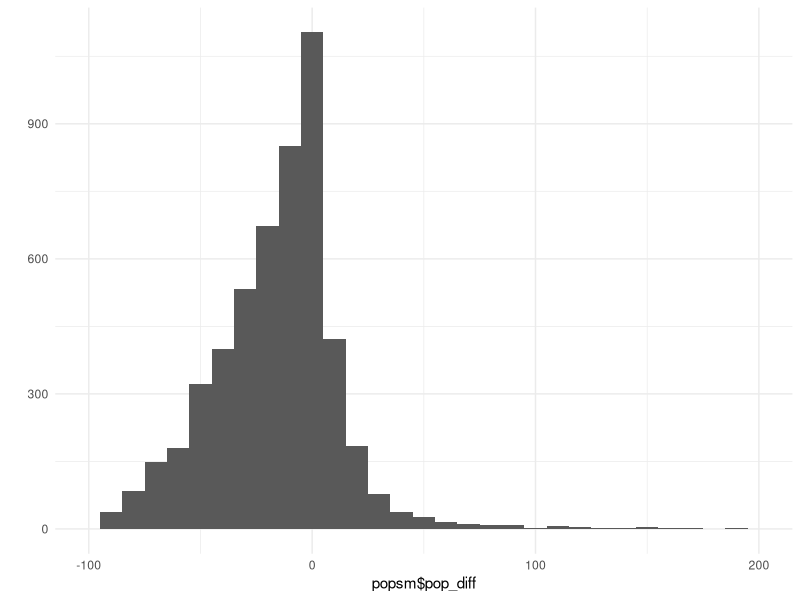
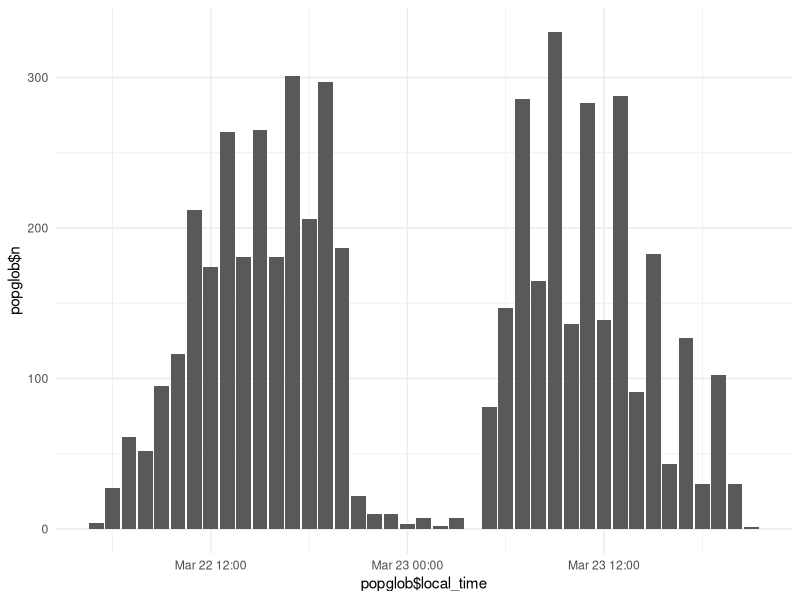
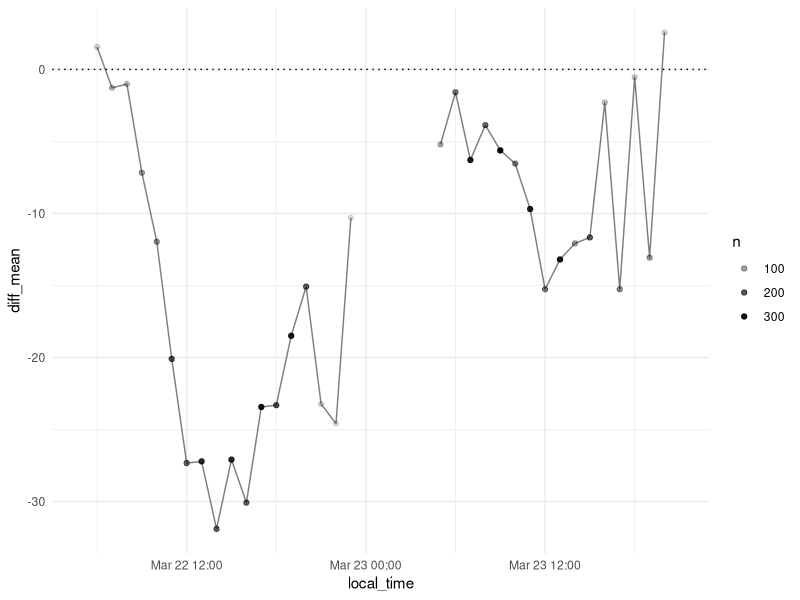
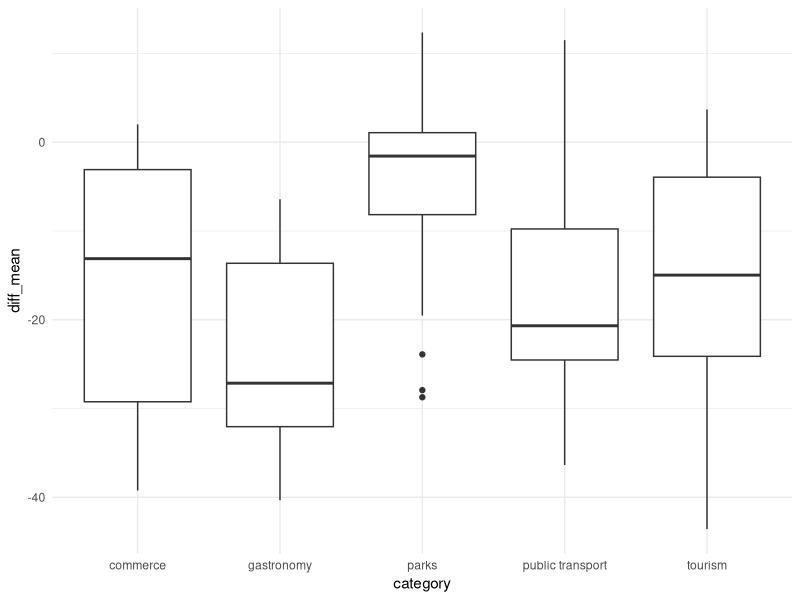
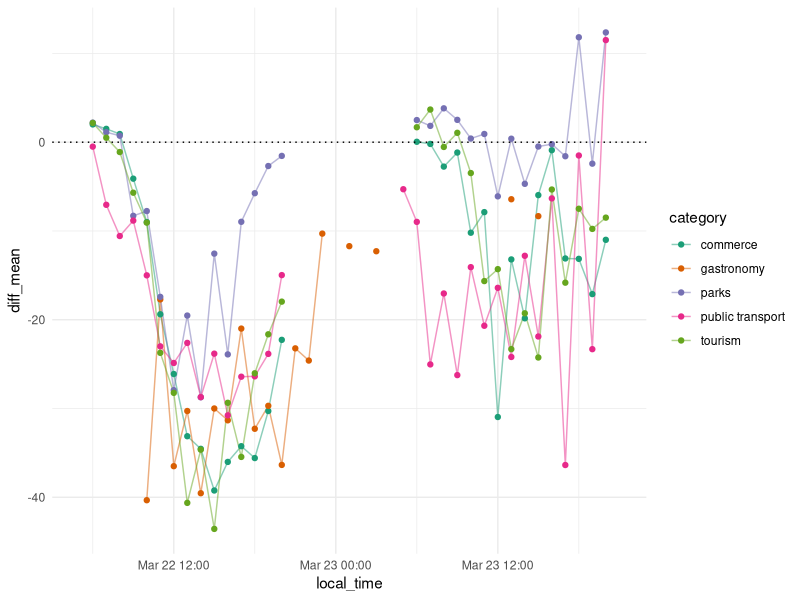
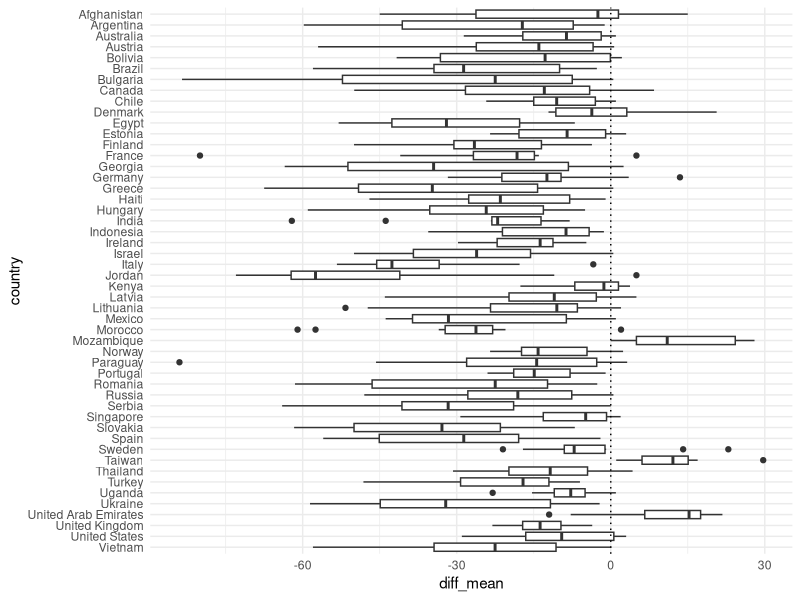
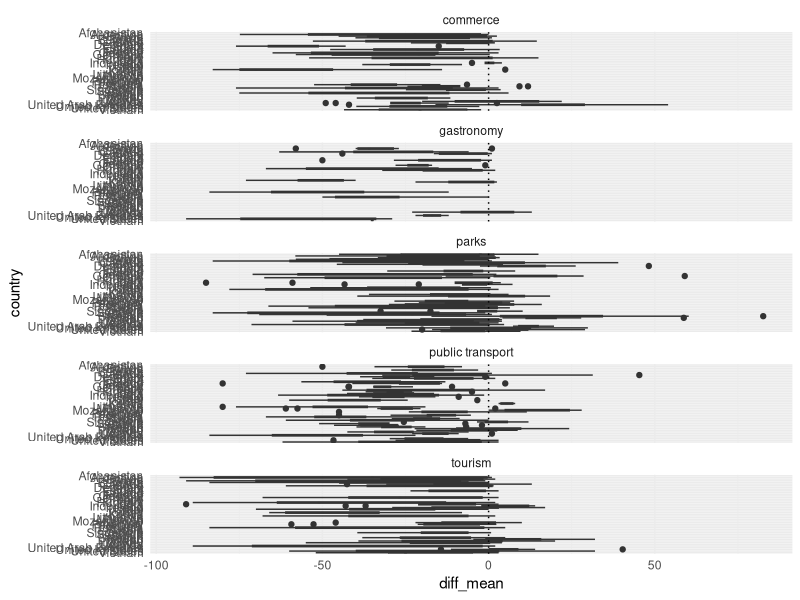
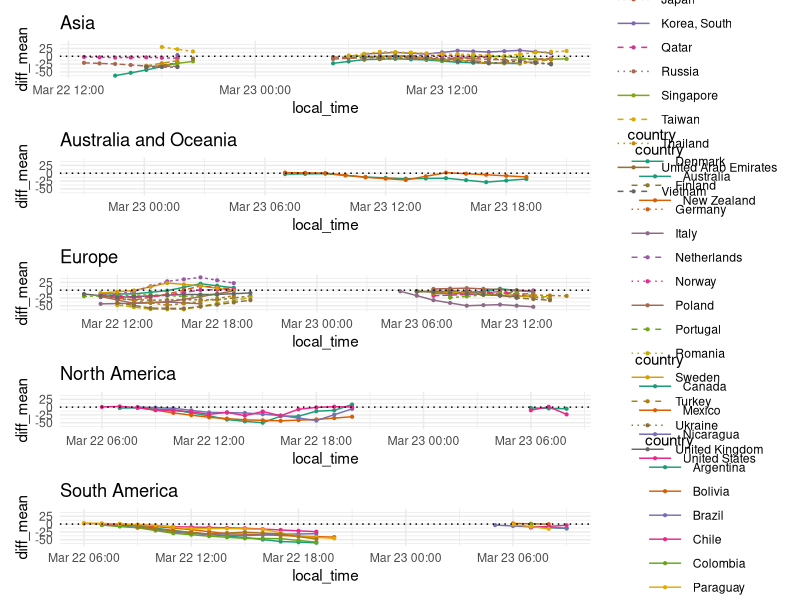

Write R code to recreate these figures, in order.
## ---- chunk 1
knitr::opts_chunk$set(echo = TRUE)
## ---- chunk 2
library(dplyr)
library(ggplot2)
library(lubridate)
library(patchwork)
library(RColorBrewer)
## ---- chunk 3
poi <- read.csv('../data/places_of_interest_tz.csv', stringsAsFactors = FALSE)
head(poi)
## ---- chunk 4
regions <- read.csv('../data/regions.csv', stringsAsFactors = FALSE)
poi <- left_join(poi, regions, by = 'country')
stopifnot(sum(is.na(poi$region)) == 0)

query_categ <- read.csv('../data/query_categories.csv', stringsAsFactors = FALSE)
poi <- left_join(poi, query_categ, by = 'query')
stopifnot(sum(is.na(poi$category)) == 0)

head(poi)
## ---- chunk 5
poptime <- read.csv('../data/popularity.csv', stringsAsFactors = FALSE)
head(poptime)
## ---- chunk 6
pop <- left_join(poptime, poi, by = 'place_id')
stopifnot(sum(is.na(pop$name)) == 0)
head(pop)
## ---- chunk 7
pop$local_time <- ymd_h(paste(pop$local_date, pop$local_hour))
select(pop, local_date, local_hour, local_time) %>% sample_n(20)
## ---- chunk 8
pop$pop_diff <- pop$current_pop - pop$usual_pop

# reduced dataset:
popsm <- select(pop, region, country, city, category, query, name, local_time, pop_diff)
head(popsm)
## ---- chunk 9
c(mean(popsm$pop_diff), sd(popsm$pop_diff), median(popsm$pop_diff))
## ---- chunk 10
qplot(popsm$pop_diff, binwidth = 10) + scale_x_continuous(limits = c(-100, 200)) + theme_minimal()
## ---- chunk 11
popglob <- group_by(popsm, local_time) %>% summarise(diff_mean = mean(pop_diff), diff_sd = sd(pop_diff), n = n())
head(popglob)
## ---- chunk 12
qplot(popglob$local_time, popglob$n, geom = 'col') + theme_minimal()
## ---- chunk 13
# set values with very few observations to NA to produce gaps in plot
low_obs_to_NA <- function(df, col, thresh) {
    df[[col]] <- ifelse(df$n < thresh, NA, df[[col]])
    df
}

popglob <- low_obs_to_NA(popglob, 'diff_mean', thresh = 10)
head(popglob)
## ---- chunk 14
ggplot(popglob, aes(x = local_time, y = diff_mean)) +
    geom_line(linetype = 1, alpha = 0.5) +
    geom_point(aes(alpha = n)) +
    geom_hline(yintercept = 0, linetype = 3) +
    theme_minimal()
## ---- chunk 15
poplocality <- group_by(popsm, local_time, category) %>%
    summarise(diff_mean = mean(pop_diff), diff_sd = sd(pop_diff), n = n()) %>%
    ungroup() %>%
    arrange(local_time, category)
poplocality <- low_obs_to_NA(poplocality, 'diff_mean', thresh = 5)
head(poplocality)
## ---- chunk 16
ggplot(filter(poplocality, !is.na(diff_mean)), aes(x = category, y = diff_mean)) +
    geom_boxplot() + theme_minimal()
## ---- chunk 17
fill_time_gaps <- function(grp, group_var, y_var) {
    grp <- select(grp, local_time, group_var, y_var)
    time_range <- range(grp$local_time)
    time_seq <- seq(time_range[1], time_range[2], by = 'hour')
    time_fill <- time_seq[!(time_seq %in% grp$local_time)]
    if (length(time_fill) > 0) {
        filldf <- data.frame(local_time = time_fill,
                             diff_mean = NA,
                             stringsAsFactors = FALSE)
        filldf[[group_var]] <- rep(unique(pull(grp, group_var)), times = length(time_fill))
        bind_rows(grp, filldf)
    } else {
        grp
    }
}

poplocality <- group_by(poplocality, category) %>%
    do(fill_time_gaps(., group_var = 'category', y_var = 'diff_mean')) %>%
    arrange(local_time, category) %>%
    ungroup()
## ---- chunk 18
ggplot(poplocality, aes(x = local_time, y = diff_mean, color = category)) +
    geom_line(linetype = 1, alpha = 0.5) +
    geom_point() +
    geom_hline(yintercept = 0, linetype = 3) +
    scale_color_brewer(palette = 'Dark2') +
    theme_minimal()
## ---- chunk 19
popcountry <- group_by(popsm, local_time, region, country) %>%
    summarise(diff_mean = mean(pop_diff), diff_sd = sd(pop_diff), n = n()) %>%
    ungroup()
head(popcountry)
## ---- chunk 20
min_n_obs_countries <- count(popcountry, country) %>%
    filter(n >= 10) %>%
    pull(country)
popcountry_filt <- filter(popcountry, country %in% min_n_obs_countries)

ggplot(popcountry_filt, aes(x = country, y = diff_mean)) +
    geom_boxplot() +
    geom_hline(yintercept = 0, linetype = 3) +
    scale_x_discrete(limits = rev(sort(unique(popcountry_filt$country)))) +
    coord_flip() + 
    theme_minimal()
## ---- chunk 21
popcountry_cats <- group_by(popsm, local_time, country, category) %>%
    summarise(diff_mean = mean(pop_diff), diff_sd = sd(pop_diff), n = n()) %>%
    ungroup()
head(popcountry_cats)
## ---- chunk 22
min_n_obs_countries <- count(popcountry_cats, country, category) %>%
    filter(n >= 10) %>%
    pull(country)
popcountry_cats_filt <- filter(popcountry_cats, country %in% min_n_obs_countries)
head(popcountry_cats_filt)
## ---- chunk 23
ggplot(popcountry_cats_filt, aes(x = country, y = diff_mean)) +
    geom_boxplot() +
    geom_hline(yintercept = 0, linetype = 3) +
    scale_x_discrete(limits = rev(sort(unique(popcountry_cats_filt$country)))) +
    coord_flip() +
    facet_wrap(~ category, ncol = 1, scales = 'free_y') +
    theme_minimal()
## ---- chunk 24
popcountry_ts <- low_obs_to_NA(popcountry, 'diff_mean', thresh = 5)
head(popcountry_ts)
## ---- chunk 25
regplots <- list()
yminmax <- range(popcountry_ts$diff_mean, na.rm = TRUE)

for (reg in sort(unique(popcountry_ts$region))) {
    regdata <- filter(popcountry_ts, region == reg)
    no_obs_countries <- group_by(regdata, country) %>%
        summarise(n_not_NA = sum(!is.na(diff_mean))) %>%
        filter(n_not_NA == 0) %>%
        pull(country)
    regdata <- filter(regdata, !(country %in% no_obs_countries))

    regdata <- group_by(regdata, country) %>%
        do(fill_time_gaps(., group_var = 'country', y_var = 'diff_mean')) %>%
        arrange(local_time, country) %>%
        ungroup()
    
    # linearly approx. gaps of max. two NA values
    regdata <- group_by(regdata, country) %>%
        do(data.frame(local_time = .$local_time,
                      country = .$country,
                      diff_mean = zoo::na.approx(.$diff_mean, maxgap = 3, na.rm = FALSE)))

    regcountries <- sort(unique(regdata$country))
    n_countries <- length(regcountries)
    
    if (n_countries > 8) {
        country_colors <- colorRampPalette(brewer.pal(name = 'Dark2', n = 8))(n_countries)
        country_linetypes <- data.frame(
            country = regcountries,
            linetype = as.factor(rep(1:3, times = ceiling(n_countries / 3))[1:n_countries])
        )
        regdata <- left_join(regdata, country_linetypes, by = 'country')
        line_mapping <- aes(linetype = linetype)
        line_guide_override <- list(linetype = as.integer(country_linetypes$linetype))
    } else {
        country_colors <- brewer.pal(name = 'Dark2', n = max(3, n_countries))
        line_mapping <- NULL
        line_guide_override <- list()
    }
    
    if (sum(!is.na(regdata$diff_mean)) >= length(unique(regdata$local_time))) {
        p <- ggplot(regdata, aes(x = local_time, y = diff_mean, color = country)) +
                geom_line(line_mapping) +
                geom_point(size = 0.75) +
                geom_hline(yintercept = 0, linetype = 3) +
                scale_color_manual(values = country_colors,
                                   guide = guide_legend(
                                       override.aes = line_guide_override,
                                       keywidth = 2
                                   )) +
                scale_y_continuous(limits = yminmax + c(-3, 3)) +
                scale_linetype(guide = FALSE) +
                ggtitle(reg) +
                theme_minimal()
        regplots[[reg]] <- p
    }
}

wrap_plots(regplots, ncol = 1)
